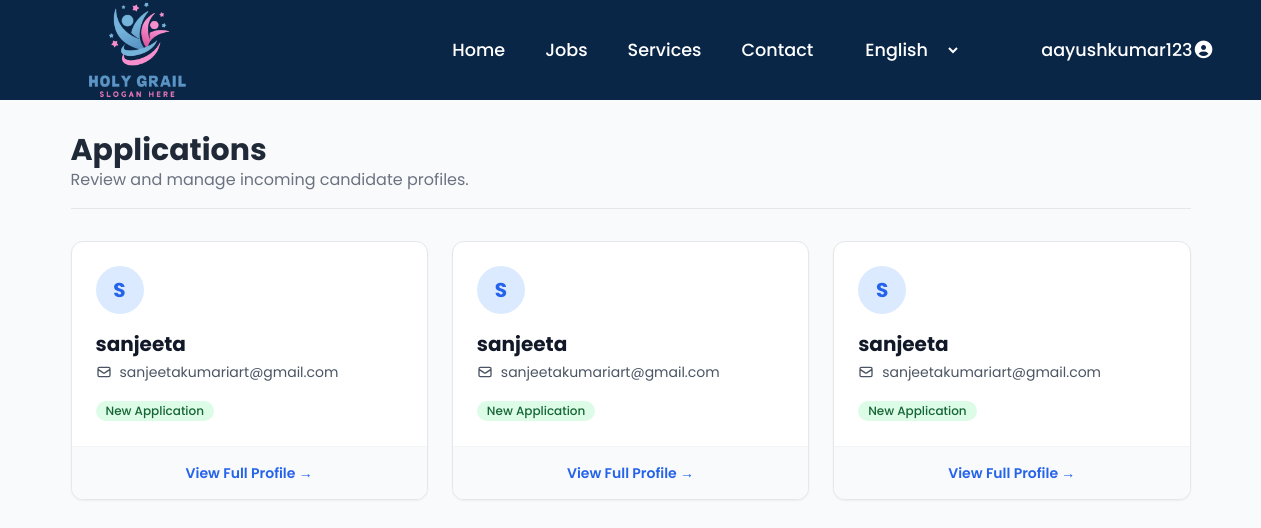
/candidate/ (signed in), run on an earlier commit of the app's database.
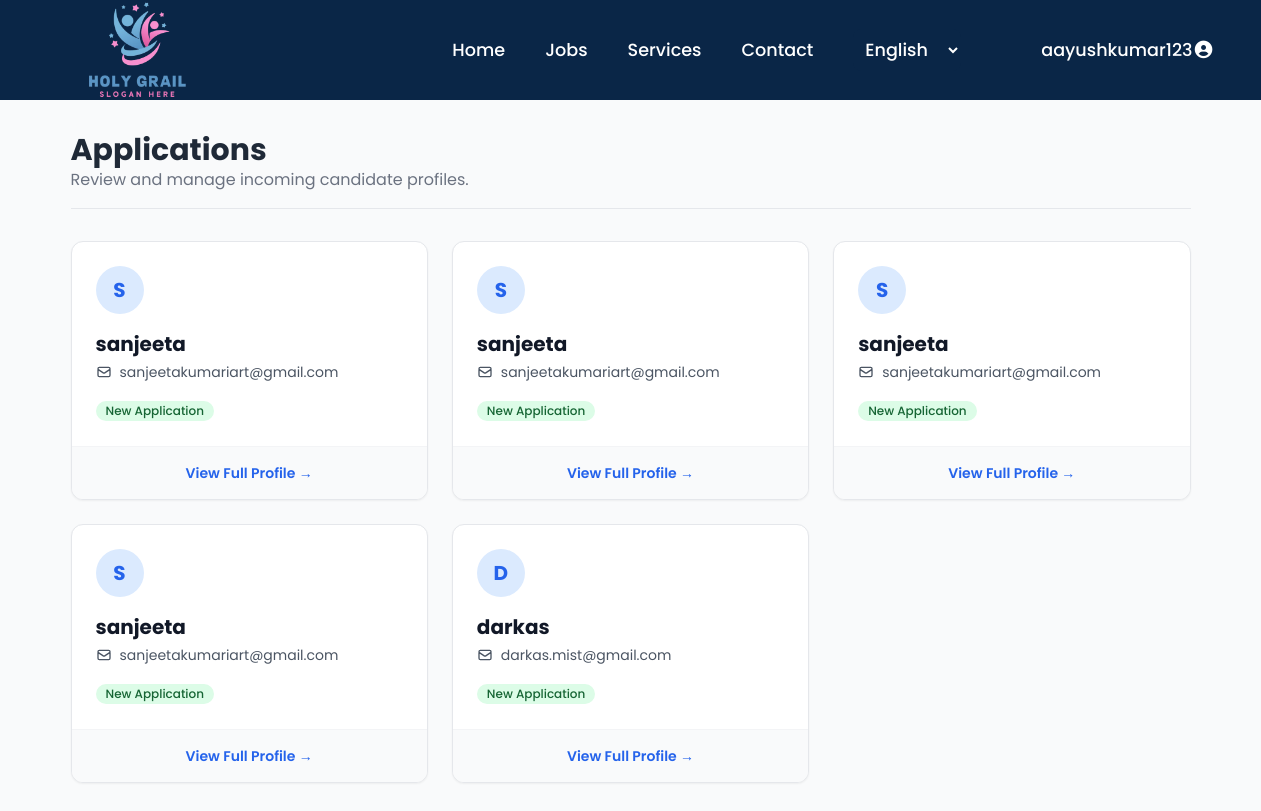
And on a later commit of the database.
### jobs/models.py (models this page shows, shortened)
class JobApplication(models.Model):
    STATUS_CHOICES = [
        ("applied", "Applied"),
        ("reviewing", "Under Review"),
        ("shortlisted", "Shortlisted"),
        ("rejected", "Rejected"),
        ("hired", "Hired"),
    ]
    job = models.ForeignKey("Job", on_delete=models.CASCADE,related_name="applications")
    applicant = models.ForeignKey(settings.AUTH_USER_MODEL, on_delete=models.CASCADE)
    resume = models.FileField(upload_to="resumes/")
    applied_at = models.DateTimeField(auto_now_add=True)
    cover_letter = models.TextField(blank=True, null=True)
    status = models.CharField(
        max_length=20,
        choices=STATUS_CHOICES,
        default="applied"
    )

### Pages/views.py (the view)
# urls.py: path("candidate/", views.candidate, name="candidate"),
@login_required
def candidate(request):
    applications = JobApplication.objects.all()
    return render(request, "Pages/profile_list.html", {
        "applications": applications
    })

### templates/pages/profile_list.html (shortened to what this page needs)
{% extends "home.html" %}
{% load static %}
{% block body %}
<div class="max-w-6xl mx-auto px-4 py-8">
    <div class="mb-8 border-b border-gray-200 pb-4">
        <h1 class="text-3xl font-bold text-gray-800">Applications</h1>
        <p class="text-gray-500">Review and manage incoming candidate profiles.</p>
    </div>
    <div class="grid grid-cols-1 md:grid-cols-2 lg:grid-cols-3 gap-6">
        {% for app in applications %}
        <div class="group bg-white border border-gray-200 shadow-sm hover:shadow-lg transition-shadow duration-300 rounded-xl overflow-hidden flex flex-col">
            <div class="p-6">
                <div class="w-12 h-12 bg-blue-100 text-blue-600 rounded-full flex items-center justify-center mb-4 font-bold text-xl uppercase">
                    {{ app.applicant.username |slice:":1" }}
                </div>
                <h2 class="text-xl font-bold text-gray-900 mb-1 group-hover:text-blue-600 transition-colors">
                    {{ app.applicant.username  }}
                </h2>
                <p class="text-sm text-gray-600 mb-4 flex items-center">
                    <svg class="w-4 h-4 mr-2" fill="none" stroke="currentColor" viewBox="0 0 24 24"><path stroke-linecap="round" stroke-linejoin="round" stroke-width="2" d="M3 8l7.89 5.26a2 2 0 002.22 0L21 8M5 19h14a2 2 0 002-2V7a2 2 0 00-2-2H5a2 2 0 00-2 2v10a2 2 0 002 2z"></path></svg>
                    {{ app.applicant.email }}
                </p>
                <span class="inline-flex items-center px-2.5 py-0.5 rounded-full text-xs font-medium bg-green-100 text-green-800">
                    New Application
                </span>
            </div>
            <div class="mt-auto bg-gray-50 border-t border-gray-100 p-4">
                <a href="{% url 'Pages:candidate_profile' app.id %}"
                   class="block text-center text-sm font-semibold text-blue-600 hover:text-blue-800 transition-colors">
                    View Full Profile &rarr;
                </a>
            </div>
        </div>
        {% empty %}
        <div class="col-span-full text-center py-20 bg-gray-50 rounded-xl border-2 border-dashed border-gray-300">
            <p class="text-gray-500 italic">No applications found at this time.</p>
        </div>
        {% endfor %}
    </div>
</div>
{% endblock body %}
{% block jsfile %}
<script src="https://cdn.tailwindcss.com"></script>
{% endblock jsfile %}

What changed in the data, as far as the page shows it:
added JobApplication: applicant.username "S", applicant.username "sanjeeta", applicant.email "sanjeetakumariart@gmail.com"
added JobApplication: applicant.username "D", applicant.username "darkas", applicant.email "darkas.mist@gmail.com"
